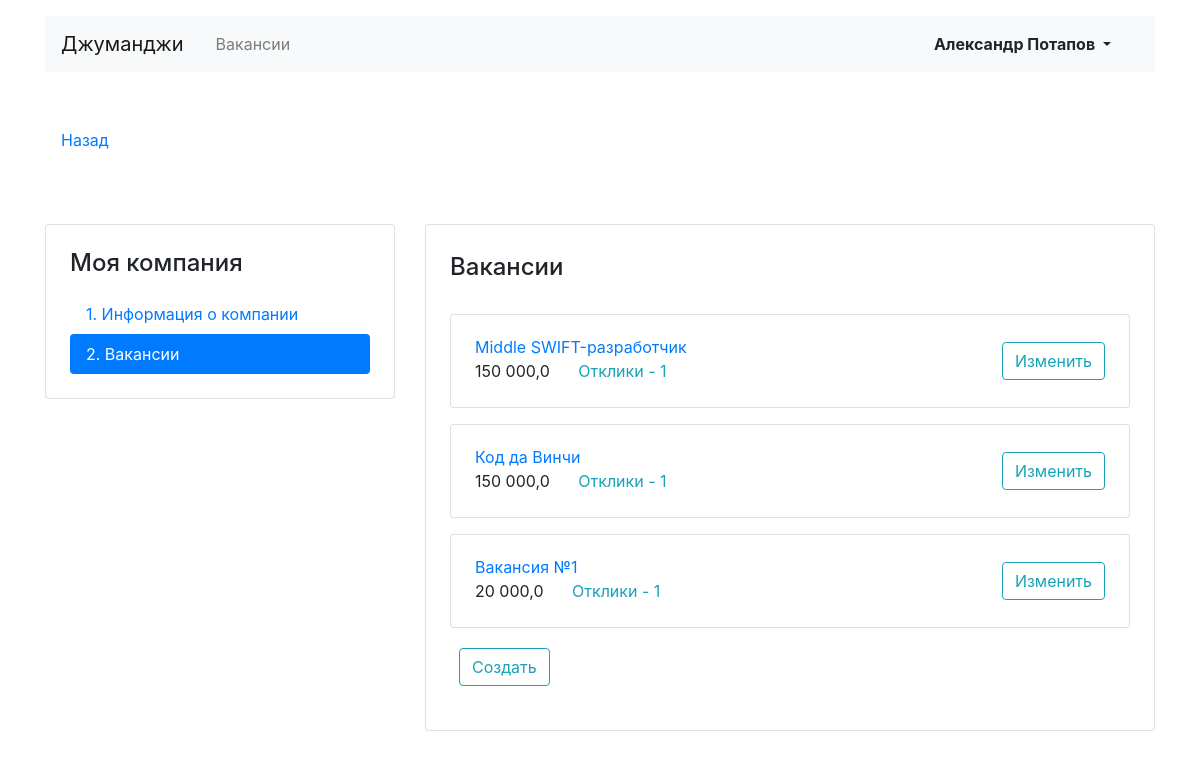
/mycompany/vacancies/ (signed in), run on an earlier commit of the app's database.
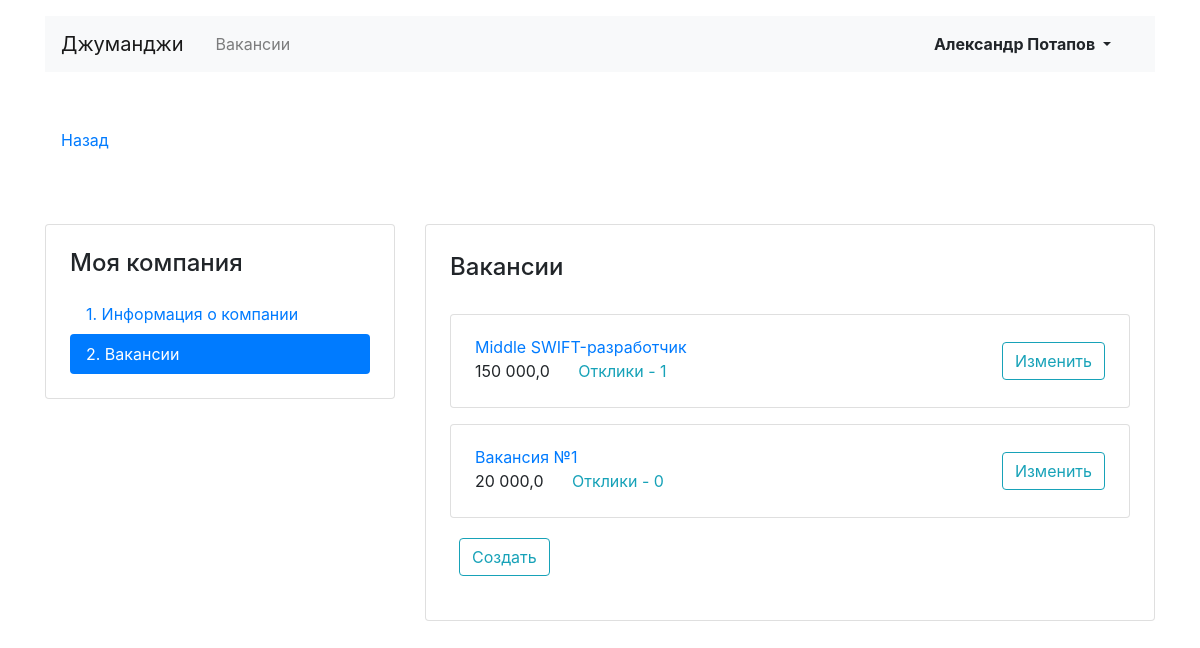
And on a later commit of the database.
### JunJob/models.py (models this page shows)
class Vacancy(models.Model):
    title = models.CharField(max_length=60)
    specialty = models.ForeignKey(Specialty, related_name='vacancies', on_delete=models.CASCADE)
    company = models.ForeignKey(Company, related_name='vacancies', on_delete=models.CASCADE)
    skills = models.TextField()
    description = models.TextField()
    salary_min = models.FloatField()
    salary_max = models.FloatField()
    published_at = models.DateField()

### JunJob/Views/views_vacancies.py (the view)
# urls.py: path('mycompany/vacancies/', views_vacancies.UsersVacancies.as_view(), name='my_vacancies'),
class UsersVacancies(ListView):  # Вакансии пользователя (список)
    template_name = 'about_company/about_vacancies/VacanciesList.html'
    context_object_name = 'vacancies_list'
    def get_queryset(self):
        company = self.request.user.company
        return models.Vacancy.objects.filter(company=company)

### JunJob/templates/about_company/about_vacancies/VacanciesList.html (shortened to what this page needs)
{% extends 'about_company/about_vacancies/VacancyBase.html' %}
{% block vacancy %}
      <div class="col-12 col-lg-8">
        <div class="card">
          <div class="card-body px-4 pb-4">
            <section class="tab-pane fade show active">
              <h2 class="h4 pt-2 pb-3">Вакансии</h2>
              {% if vacancies_list %}
              {% for vacancy in vacancies_list %}
              <div class="card mt-3">
                <div class="card-body px-4">
                  <div class="row align-items-center">
                    <div class="col-6 col-lg-8">
                      <a href="{% url 'onevacancy' vacancy.id %}" class="mb-1">{{ vacancy.title }}</a>
                      <p class="mb-1">
                        {% load humanize %}
                        <span class="mr-4">{{ vacancy.salary_max|intcomma }}</span>
                        <a href="{% url 'my_vacancy_view' vacancy.id %}" class="text-info">
                          Отклики - {{ vacancy.applications.count }}
                        </a>
                      </p>
                    </div>
                    <div class="col-6 col-lg-4 text-right">
                      <a href="{% url 'my_vacancy_edit' vacancy.id %}" class="btn btn-outline-info">Изменить</a>
                    </div>
                  </div>
                </div>
              </div>
              {% endfor %}
              <div class="row align-items-center">
                <div class="card-body px-4">
                <a href="{% url 'create_a_vacancy' %}" class="btn btn-outline-info">Создать</a>
                </div>
              </div>
              {% endif %}
            </section>
          </div>
        </div>
      </div>
{% endblock %}

What changed in the data, as far as the page shows it:
removed Vacancy: title "Код да Винчи", salary_max "150 000,0", applications.count "1"
computed for Vacancy "Вакансия №1": applications.count "1" → "0"
